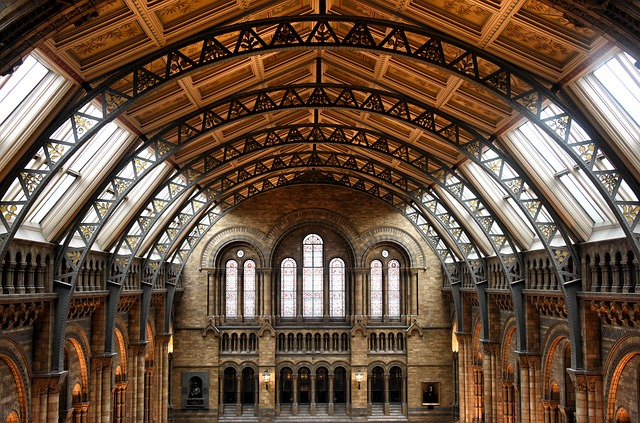
#> input picture Umetno zaznavanje/MartinRode_assignment_3/images/museum.jpg, 640 x 423 px
$ python e3.py
#> lines starting #> are read from the running program, lines starting #| are printed output that depends on the picture
#> in b, I is the input picture: shape (423, 640, 3); mean B, G, R 63.9, 81.7, 104.3
### Umetno zaznavanje/MartinRode_assignment_3/e2.py
import numpy as np
import cv2
import a3_utils as ut
from matplotlib import pyplot as plt

def findedges(I, t):
    Imag, Idir = ut.gradient_magnitude(I, 10, 0.25)
#> in b, `Imag, Idir = findedges(I, 60)`: Imag: shape (423, 640) float64; values 0 (black) and 1 (white), 17.9% white in thin lines or dots
    Ie = np.zeros(Imag.shape)
    Ie[Imag >= t] = 1
    return Ie, Idir

# [5 lines left out: function findedges2, not called in this run]

def non_max_suppression(Imag, Idir):
    Idir = Idir*180/np.pi
    Idir[Idir < 0] += 180

    M,N = Imag.shape
#> M = 423; N = 640
    Ires = np.copy(Imag)
    for i in range(M-1):
        for j in range(N-1):
            angle = Idir[i,j]
            q = 0
            r = 0

            if(angle < 112.5 and angle >= 67.5):
                q = Ires[i+1,j]
                r = Ires[i-1,j]
            if(angle < 22.5 or angle > 157.5):
                q = Ires[i,j+1]
                r = Ires[i,j-1]
            if(angle <= 157.5 and angle > 112.5):
                q = Ires[i+1,j-1]
                r = Ires[i-1,j+1]
            if(angle < 67.5 and angle >= 22.5):
                q = Ires[i-1,j-1]
                r = Ires[i+1,j+1]

            if(Ires[i,j] <= q or Ires[i,j] <= r):
                Ires[i,j] = 0
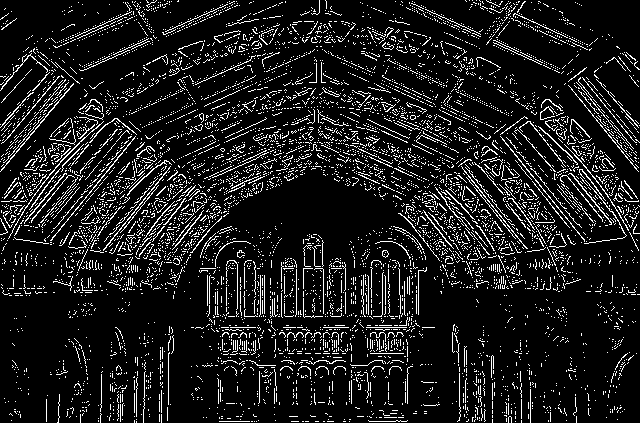
#> Ires: shape (423, 640) float64; values 0 (black) and 1 (white), 11% white in thin lines or dots

    return Ires


# [12 lines left out: function a, not called in this run]

def b():
    I = cv2.imread("images/museum.jpg")
    I = np.mean(I, axis=2)

    # I = np.zeros((25,25))
    # for i in range(1,24):
    #     I[25-i,i] = 255
    #     I[24-i,i] = 255

    Imag, Idir = findedges(I, 60)
    Inm = non_max_suppression(Imag, Idir)
    images = [I, Imag, Inm]
    names = ['I', 'Tresholded, t=50', 'Non-maxima, t=50']

    plt.figure(figsize=(15,5))
    for i in range(len(images)):

        plt.subplot(1,int(len(images)),i+1)
        plt.imshow(images[i], cmap="gray")
        plt.title(names[i])
#> this loop made 3 passes
    plt.show()
b()

### Umetno zaznavanje/MartinRode_assignment_3/a3_utils.py
import numpy as np
import cv2
from matplotlib import pyplot as plt

def draw_line(rho, theta, max_rho):
	a = np.cos(theta)
	b = np.sin(theta)

	x0 = a*rho
	y0 = b*rho

	x1 = int(x0 + max_rho*(-b))
	y1 = int(y0 + max_rho*(a))
	x2 = int(x0 - max_rho*(-b))
	y2 = int(y0 - max_rho*(a))

	plt.plot((y1,y2),(x1,x2),'r')

def gaussdx(w, sigma):
    k = np.arange(-w, w + 1)
    k = ((1 / np.sqrt(np.pi * 2) * sigma ** 3)) * k * np.exp(-((k ** 2) / (2 * sigma ** 2)))
    k /= np.sum(np.abs(k))
    return np.array([k])

def gauss(w, sigma):
    k = np.arange(-w, w + 1)
    k = np.exp(-(k ** 2) / (2 * sigma ** 2)) / (np.sqrt(2 * np.pi) * sigma)
    return np.array([k])

def zapConv(im, ker1, ker2):
    res = cv2.filter2D(src=im, ddepth=-1, kernel=ker1)
    res = cv2.filter2D(src=res, ddepth=-1, kernel=ker2)
    return res

def partials(im, g, gd, partial):
    if partial == 'x':
        return zapConv(im, g.T, gd)
    elif partial == 'y':
        return zapConv(im, g, gd.T)
    elif partial == 'xx':
        temp = partials(im, g, gd, 'x')
        return zapConv(temp, g.T, gd)
    elif partial == 'yy':
        temp = partials(im, g, gd, 'y')
        return zapConv(temp, g, gd.T)
    elif partial == 'xy' or partial == 'yx':
        temp = partials(im, g, gd, 'x')
        return zapConv(temp, g, gd.T)
    else:
        return null

def gradient_magnitude(im, w, sigma):
	Ix = partials(im, gauss(w, sigma), gaussdx(w,sigma), 'x')
	Iy = partials(im, gauss(w, sigma), gaussdx(w,sigma), 'y')
	Imag = ((Ix**2)+(Iy**2))**0.5
	Idir = np.arctan2(Iy, Ix)
	return Imag, Idir


### Umetno zaznavanje/MartinRode_assignment_3/e3.py
import numpy as np
import cv2
import a3_utils as ut
from matplotlib import pyplot as plt
import e2

# [20 lines left out: function line, not called in this run]

def hugh_find_lines(I, binsT, binsR):
    diag = np.sqrt(I.shape[0]**2 + I.shape[1]**2)

    out = np.zeros((binsR, binsT))
    thetas = (np.linspace(-np.pi/2, np.pi/2, binsT))


    X, Y = np.nonzero(I)
    for i in range(len(X)):
        x = X[i]
        y = Y[i]
        ro = (x * np.cos(thetas)) + (y * np.sin(thetas))
        binR = np.round((ro+diag) / (2*diag) * binsR)
        binR = binR.astype(int)


        for j in range(binsT):
            index = binR[j]
            if(index>0 and index<binsR):
                out[index, j] += 1
    return out, diag

def nonmax_box(I):
    out = np.copy(I)
    for i in range(I.shape[0]-1):
        for j in range(I.shape[1]-1):
            nbrs = [
                I[i-1,j-1],
                I[i-1,j],
                I[i-1,j+1],
                I[i,j-1],
                I[i,j+1],
                I[i+1,j-1],
                I[i+1,j],
                I[i+1,j+1],
            ]
            if(I[i,j] <= np.amax(nbrs)):
                out[i,j] = 0
    return out


# [76 lines left out: functions a, b, d, not called in this run]


def e():
    B = cv2.imread("images/bricks.jpg")
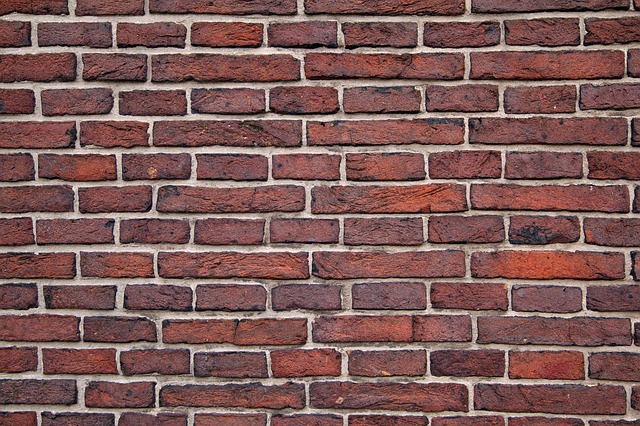
#> input picture Umetno zaznavanje/MartinRode_assignment_3/images/bricks.jpg, 640 x 426 px
#> B is the input picture: shape (426, 640, 3); mean B, G, R 88, 90.4, 125.8
    B = cv2.cvtColor(B, cv2.COLOR_BGR2RGB)
    Bbw = np.mean(B, axis=2)

    P = cv2.imread("images/pier.jpg")
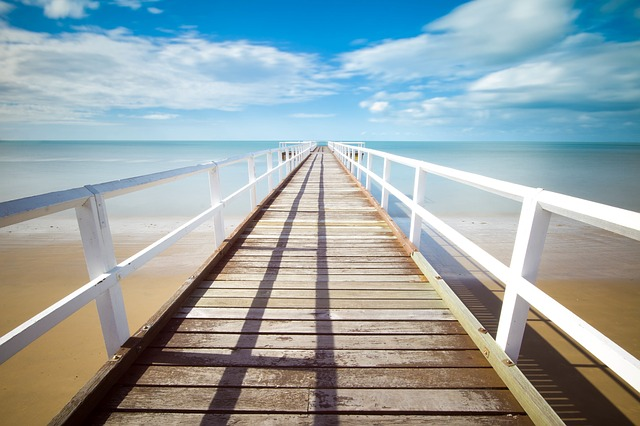
#> input picture Umetno zaznavanje/MartinRode_assignment_3/images/pier.jpg, 640 x 426 px
#> P is the input picture: shape (426, 640, 3); mean B, G, R 166.7, 164.4, 150.7
    P = cv2.cvtColor(P, cv2.COLOR_BGR2RGB)
    Pbw = np.mean(P, axis=2)

    Be, _ = e2.findedges(Bbw, 70)
#> Be: shape (426, 640) float64; values 0 (black) and 1 (white), 11.9% white in thin lines or dots

    # Pe, Pd = e2.findedges2(Pbw, 20, 10, 0.25)
    # Pe = e2.non_max_suppression(Pe, Pd)

    Pb = cv2.GaussianBlur(Pbw, (3,3), 0).astype(np.uint8)
    Pe = cv2.Canny(Pb, 30, 60)
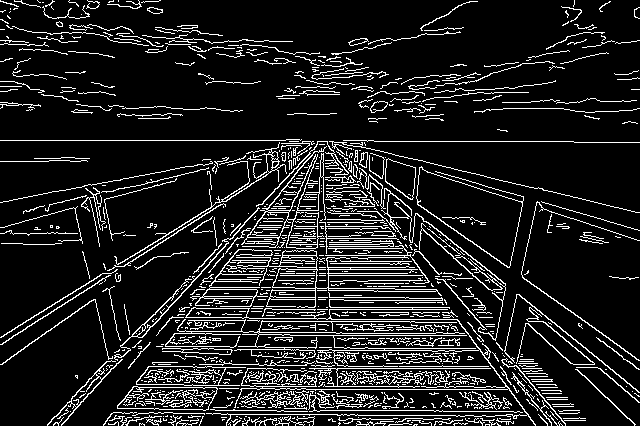
#> Pe: shape (426, 640); 12.7% white in thin lines or dots


    Blines, diagB = hugh_find_lines(Be, 150, 150)
#> the loop in hugh_find_lines, `for i in range(len(X)):` made 32349 passes
#> (x, y) on passes 1 to 3: (0, 67), (0, 68), (0, 76)
#> after the loop in hugh_find_lines, `for i in range(len(X)):`:
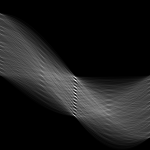
#> out: shape (150, 150) float64; min 0, max 1934, mean 215.7; drawn with min black and max white
#> diagB = 768.8
    Plines, diagP = hugh_find_lines(Pe, 300, 600)
#> the loop in hugh_find_lines (call 2), `for i in range(len(X)):` made 34654 passes
#> (x, y) on passes 1 to 3: (0, 0), (0, 14), (0, 21)
#> diagP = 768.8

    Blines = nonmax_box(Blines)
    Plines = nonmax_box(Plines)
#> after the loop in nonmax_box (call 2), `for i in range(I.shape[0]-1):`:
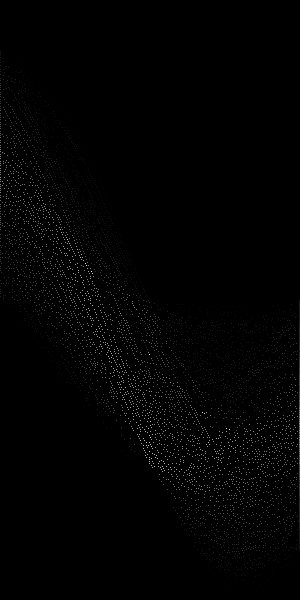
#> out: shape (600, 300) float64; min 0, max 573, mean 4.7; drawn with min black and max white


    Bcoords = np.transpose(np.nonzero(Blines))
#> Bcoords = 626 pairs, first value 14 to 149, second value 0 to 149
    Bvalues = [Blines[c[0],c[1]] for c in Bcoords]
#> Bvalues = 626 values, max 1934 at index 202, min 2 at index 610, mean 630.4
    Bvalues, BcoordsX, BcoordsY = zip(*sorted(zip(Bvalues, Bcoords[:,0], Bcoords[:,1])))
#> Bvalues = 626 values from 2 to 1934; BcoordsX = 626 values, max 149 at index 0, min 14 at index 439, mean 91.78; BcoordsY = 626 values, max 149 at index 49, min 0 at index 151, mean 83.08
    BcoordsX = BcoordsX[::-1]
#> BcoordsX = 626 values, max 149 at index 610, min 14 at index 186, mean 91.78
    BcoordsY = BcoordsY[::-1]
#> BcoordsY = 626 values, max 149 at index 152, min 0 at index 153, mean 83.08

    Pcoords = np.transpose(np.nonzero(Plines))
#> Pcoords = 5049 pairs, first value 51 to 597, second value 0 to 299
    Pvalues = [Plines[c[0],c[1]] for c in Pcoords]
#> Pvalues = 5049 values, max 573 at index 2628, min 5 at index 4756, mean 166.5
    Pvalues, PcoordsX, PcoordsY = zip(*sorted(zip(Pvalues, Pcoords[:,0], Pcoords[:,1])))
#> Pvalues = 5049 values from 5 to 573; PcoordsX = 5049 values, max 597 at index 10, min 51 at index 917, mean 342.5; PcoordsY = 5049 values, max 299 at index 484, min 0 at index 793, mean 149.3
    PcoordsX = PcoordsX[::-1]
#> PcoordsX = 5049 values, max 597 at index 5038, min 51 at index 4131, mean 342.5
    PcoordsY = PcoordsY[::-1]
#> PcoordsY = 5049 values, max 299 at index 429, min 0 at index 434, mean 149.3

    plt.figure()
    plt.subplot(1,2,1)
    plt.imshow(B, cmap="gray")
    plt.xlim([0, Bbw.shape[1]])
    plt.ylim([Bbw.shape[0], 0])
    for i in range(10):
        x = BcoordsX[i]
        y = BcoordsY[i]
        ro = (x*2*diagB)/150 - diagB
        theta = y*np.pi/150 - np.pi/2
        ut.draw_line(ro, theta, diagB)
#> this loop made 10 passes
#> (x, y, ro, theta, b in draw_line, x0 in draw_line, y0 in draw_line, x1 in draw_line) on passes 1 to 10: (80, 75, 51.25, 0, 0, 51.25, 0, 51), (93, 75, 184.5, 0, 0, 184.5, 0, 184), (90, 75, 153.8, 0, 0, 153.8, 0, 153), (96, 75, 215.3, 0, 0, 215.3, 0, 215), (77, 75, 20.5, 0, 0, 20.5, 0, 20), (86, 74, 112.8, -0.0209, -0.0209, 112.7, -2.36, 128), (115, 74, 410, -0.0209, -0.0209, 409.9, -8.59, 426), (106, 75, 317.8, 0, 0, 317.8, 0, 317), (102, 74, 276.8, -0.0209, -0.0209, 276.7, -5.8, 292), (87, 76, 123, 0.0209, 0.0209, 123, 2.58, 106)

    plt.subplot(1,2,2)
    plt.imshow(P, cmap="gray")
    plt.xlim([0, Pbw.shape[1]])
    plt.ylim([Pbw.shape[0], 0])
    for i in range(10):
        x = PcoordsX[i]
        y = PcoordsY[i]
        ro = (x*2*diagP)/600 - diagP
        theta = y*np.pi/300 - np.pi/2
        ut.draw_line(ro, theta, diagP)
#> this loop made 10 passes
#> (x, y, ro, theta, a in draw_line, b in draw_line, x0 in draw_line, y0 in draw_line) on passes 1 to 10: (354, 149, 138.4, -0.0105, 1, -0.0105, 138.4, -1.45), (271, 91, -74.32, -0.618, 0.815, -0.579, -60.58, 43.05), (263, 85, -94.82, -0.681, 0.777, -0.629, -73.69, 59.67), (429, 229, 330.6, 0.827, 0.677, 0.736, 223.8, 243.3), (412, 202, 287, 0.545, 0.855, 0.518, 245.5, 148.7), (437, 150, 351.1, 0, 1, 0, 351.1, 0), (265, 86, -89.7, -0.67, 0.784, -0.621, -70.29, 55.71), (428, 226, 328, 0.796, 0.7, 0.714, 229.5, 234.4), (413, 204, 289.6, 0.565, 0.844, 0.536, 244.5, 155.2), (446, 151, 374.2, 0.0105, 1, 0.0105, 374.1, 3.92)
    plt.show()
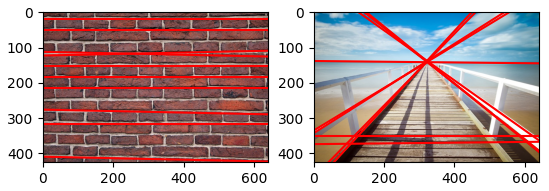
#> figure drawn by matplotlib, 2 panels

# d(150)
e()
